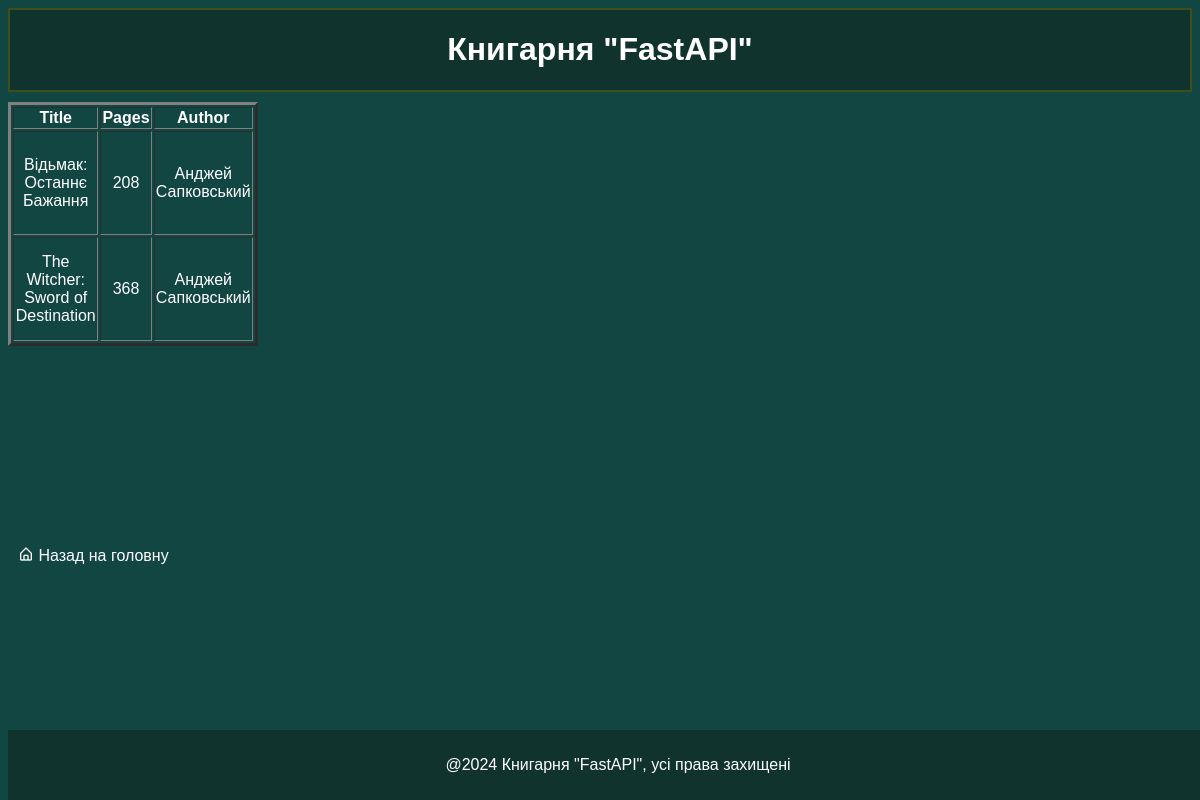
/books/, run on an earlier commit of the app's database.
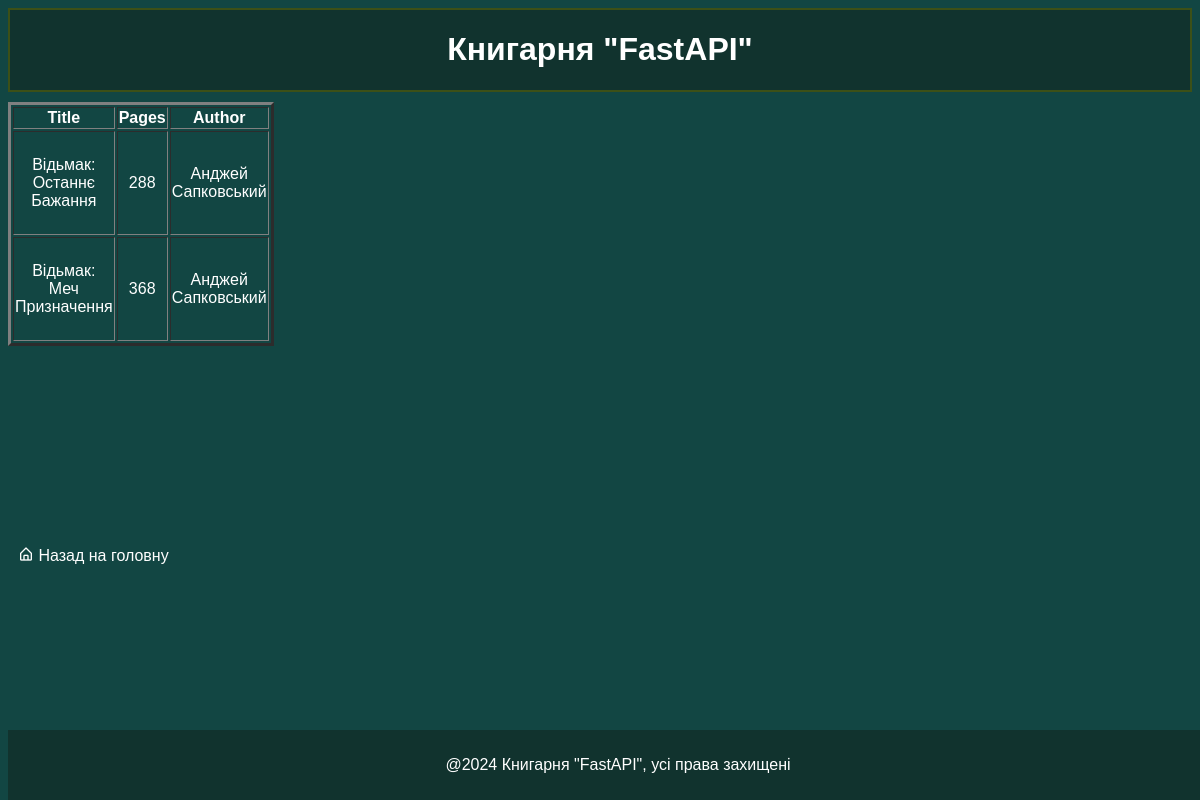
And on a later commit of the database.
### db/models.py (models this page shows)
class Book(Base):
    __tablename__ = "books"
    id = Column(Integer, primary_key=True, index=True)
    title = Column(String, unique=True, index=True)
    pages = Column(Integer)
    author_id = Column(Integer, ForeignKey("authors.id"))
    author = relationship("Author", back_populates="books")

class Author(Base):
    __tablename__ = "authors"
    id = Column(Integer, primary_key=True, index=True)
    author = Column(String, unique=True, index=True)
    books = relationship("Book", back_populates="author")

### main.py (the view)
@app.get("/books/", response_class=HTMLResponse)
async def show_books(request: Request, db: Session = Depends(get_db)):
    books = crud.get_books(db, skip=0, limit=50)
    return templates.TemplateResponse("books.html", {"request": request, "books": books})

### templates/books.html (shortened to what this page needs)
<!DOCTYPE html>
<html lang="en">
<head>
    <link href='https://unpkg.com/boxicons@2.1.4/css/boxicons.min.css' rel='stylesheet'>
    <link rel="stylesheet" href="/static/style.css">
</head>
<body>
     <header>
       <h1>Книгарня "FastAPI"</h1>
     </header>
      <table border="3" width="250" class="table">
        <thead>
            <tr>
                <th>Title</th>
                <th>Pages</th>
                <th>Author</th>
            </tr>
        </thead>
        <tbody>
          {% for book in books %}
          <tr>
                <td>{{ book.title }}</td>
                <td>{{ book.pages }}</td>
                <td>{{ book.author.author }}</td>
            </tr>
          {% endfor %}
        </tbody>
      </table>
    <nav class="a-home">
      <a href="/">
        <i class="bx bx-home-alt"></i>
        <span>Назад на головну</span>
      </a>
    </nav>
    <footer>
      <p>
        @2024 Книгарня "FastAPI", усі права захищені
      </p>
    </footer>
  </body>
</html>

### templates/static/style.css (style rules this page uses)
body { background-color: #124643; color: #fff; font-family: Arial, Helvetica, sans-serif; }
header { background-color: rgb(17, 51, 46); border: 2px solid rgb(60, 80, 23); }
h1 { text-align: center; }
a { justify-content: space-between; text-decoration: none; color:white; padding: 10px; transition: 0.5s; }
footer { background-color: rgb(17, 51, 46); color: #fff; text-align: center; padding: 10px; position: fixed; width: 100%; bottom: 0; }
td { text-align: center; height: 100px; }

### templates/books.html (style rules this page uses)
table.table { margin-top: 10px; }
.a-home { position: relative; margin-top: 200px; }

What changed in the data, as far as the page shows it:
changed Book "Відьмак: Останнє Бажання": pages "208" → "288"
changed Book: title "The Witcher: Sword of Destination" → "Відьмак: Меч Призначення"
